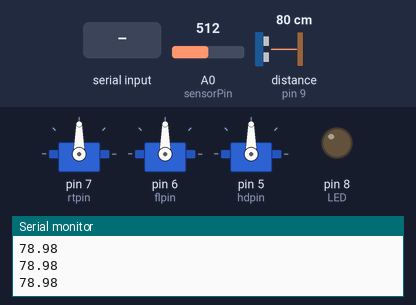
Bench run of a sketch on a simulated Arduino Uno, built with avr-gcc and run on an emulated ATmega328P. Parts: 3 × servo, output pins drawn as LEDs (lit = HIGH), the last lines printed to the serial monitor. Wiring (inferred from the names in the program): ultrasonic range finder: trigger pin 10; echo pin 9. Inputs (shaded band) come from the test bench; at power-on: distance to the obstacle (sensor on pin 9) 80 cm, A0 (sensorPin) = 512. The echo pulse lasts 58.3 µs per cm; pins used as bus, display or sensor lines are not drawn.

Above: at 1.2 s.
1.3 s: distance to the obstacle (sensor on pin 9) set to 42 cm
2.8 s: distance to the obstacle (sensor on pin 9) set to 35 cm
At 3.3 s:
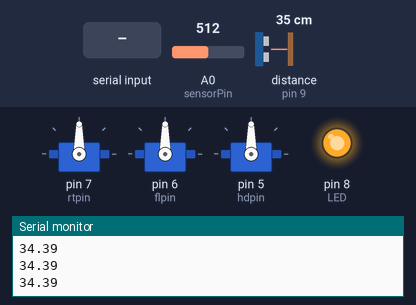
4.3 s: "x" received over the second serial link
At 5.6 s:
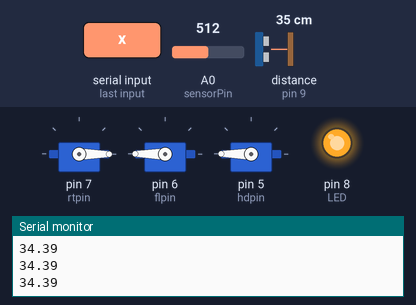
6.5 s: distance to the obstacle (sensor on pin 9) set to 60 cm
At 10.2 s:
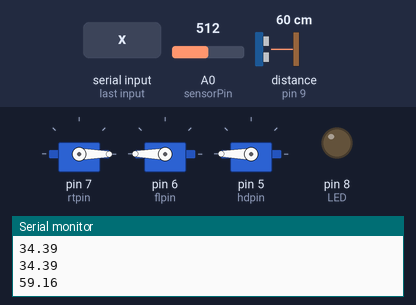
Timing chart, 0 to 10.5 s (numbered marks = the images above; inputs shaded):
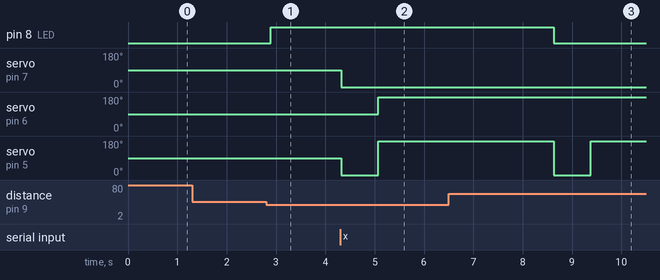

The sketch:

main.ino
```cpp
#include <Servo.h>
#include <SoftwareSerial.h>

SoftwareSerial MyBlue(2,3); // RX | TX
Servo rotateServo;
Servo flipServo;
Servo holdServo;

int flag = 0;
int pflag = 0;
const int LED = 8;
const int ledpin = 4;
const int trigPin = 10;
const int echoPin = 9;
const int sensorPin = 0;
const int rtpin = 7;
const int flpin = 6;
const int hdpin = 5;

int lightLevel;
int calibratedlightLevel; // used to store the scaled / calibrated lightLevel
int maxThreshold = 0;     // used for setting the "max" light level
int minThreshold = 1023;   // used for setting the "min" light level

unsigned long startTime;
unsigned long period = 1000;

const byte positions[] = {120, 90, 180, 90, 20};
const byte numberOfPositions = sizeof(positions);
byte currentPosition = 0;

void stopMotor(Servo servo);
void run();
float getDistance();
float getPulseDuration();

void setup()
{
  Serial.begin(9600);

  MyBlue.begin(38400);

  Serial.println("Ready to connect\nDefualt password is 1234 or 000");

  rotateServo.attach(rtpin);
  flipServo.attach(flpin);
  holdServo.attach(hdpin);

  pinMode(LED, OUTPUT);
  pinMode(trigPin, OUTPUT);
  pinMode(echoPin, INPUT);
  stopMotor(rotateServo);
}

void loop()
{

    float distance = getDistance();
    Serial.println(distance);
    lightLevel = analogRead(sensorPin);  // reads the voltage on the sensorPin
    //Serial.println(lightLevel);
    calibratedlightLevel = map(lightLevel, 0, 1023, 0, 255);
    //Serial.println(calibratedlightLevel);
    delay(50);
    if(distance<38.0){
      digitalWrite(LED, HIGH);
    }else{
      digitalWrite(LED, LOW);
    }

    if (MyBlue.available())
      flag = MyBlue.read();
    if(flag!=pflag){
      //Serial.println(flag);
      pflag=flag;
    }
    if (flag == 120)
    {
      run();
      //Serial.println("LED On");
    }
    else if (flag == 0)
    {
      //Serial.println("LED Off");
    }

}

void run(){

  holdServo.write(0);
  stopMotor(rotateServo);
  rotateServo.attach(rtpin);
  rotateServo.write(0);
  delay(750);
  stopMotor(rotateServo);
  flipServo.write(180);
  holdServo.write(180);
  delay(2500);
  flipServo.write(180);
  delay(1000);
}

void stopMotor(Servo servo){
  servo.write(90);
  servo.detach();
}

float getDistance(){
  return getPulseDuration()*0.034/2;
}

float getPulseDuration(){
  digitalWrite(trigPin, LOW);
  //delayMicroseconds(2);

  digitalWrite(trigPin, HIGH);
  delayMicroseconds(10);
  digitalWrite(trigPin, LOW);

  float duration = pulseIn(echoPin, HIGH);

  return duration;
}
```

Measured:
- the behaviour switches between 39 and 38 cm on distance to the obstacle (sensor on pin 9) (found by bisection; images 0 and 1)
- after the input at 2.8 s, pin 8 (LED): LOW → HIGH after 0.09 s
- after the input at 4.3 s, servo on pin 7 (rtpin): 90° → 0° at once; servo on pin 6 (flpin): 90° → 180° after 0.78 s; servo on pin 5 (hdpin): 90° → 0° at once, → 180° 0.75 s later
- after the input at 6.5 s, pin 8 (LED): HIGH → LOW after 2.1 s
